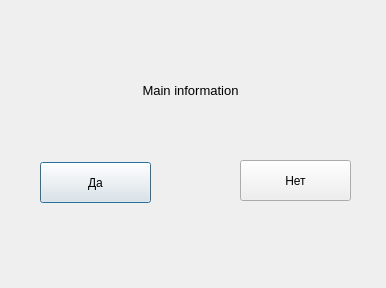
<?xml version="1.0" encoding="UTF-8"?>
<ui version="4.0">
 <class>Dialog</class>
 <widget class="QDialog" name="Dialog">
  <property name="geometry">
   <rect>
    <x>0</x>
    <y>0</y>
    <width>386</width>
    <height>288</height>
   </rect>
  </property>
  <property name="windowTitle">
   <string>Открыть диалог</string>
  </property>
  <widget class="QLabel" name="info_label">
   <property name="geometry">
    <rect>
     <x>0</x>
     <y>70</y>
     <width>381</width>
     <height>41</height>
    </rect>
   </property>
   <property name="font">
    <font>
     <pointsize>10</pointsize>
     <weight>50</weight>
     <bold>false</bold>
    </font>
   </property>
   <property name="text">
    <string>Main information</string>
   </property>
   <property name="alignment">
    <set>Qt::AlignCenter</set>
   </property>
  </widget>
  <widget class="QPushButton" name="yes_btn">
   <property name="geometry">
    <rect>
     <x>40</x>
     <y>162</y>
     <width>111</width>
     <height>41</height>
    </rect>
   </property>
   <property name="text">
    <string>Да</string>
   </property>
  </widget>
  <widget class="QPushButton" name="no_btn">
   <property name="geometry">
    <rect>
     <x>240</x>
     <y>160</y>
     <width>111</width>
     <height>41</height>
    </rect>
   </property>
   <property name="text">
    <string>Нет</string>
   </property>
  </widget>
 </widget>
 <resources/>
 <connections/>
</ui>
